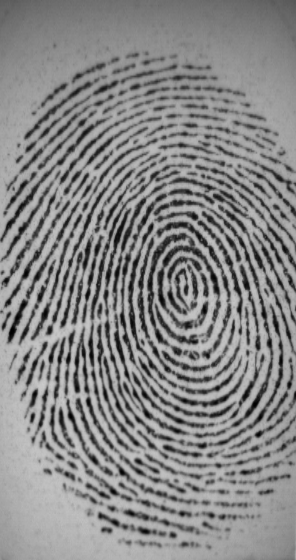
#> input picture 101_1.tif, 296 x 560 px, found by its file name
$ python img_en_2.py   (Python 2 division)
#> lines starting #> are read from the running program, lines starting #| are printed output that depends on the picture; after the words box and inside, x2 and y2 are one past the last pixel; in counts of white or black regions, pixels touching at a corner belong together
import cv2
import numpy as np
import math
from skimage import morphology, img_as_float, img_as_ubyte

def neibPoint(img, x, y, qt):
    i = -1;
    j = -1;
    neibQt = -1
    if img[x, y] == 255:
	for i in range(-1, 2):
	    for j in range(-1, 2):
		if img[(x + i), (y + j)] == 255:
		    neibQt += 1
    if neibQt == qt and qt > 0:
	return True
    elif neibQt == -qt and qt < 0:
	return True
    else:
	return False

def searchPath(img1, img2, x, y, distance):
    a = x;
    b = y;
    img2[a, b] = 100
    for i in range (0, distance):
	for m in range(-1, 2):
	    for n in range(-1, 2):
		if img1[a+m, b+n] == 255:
		    if img2[a+m, b+n] == 0:
			a = a+m
			b = b+n
			img2[a, b] = 100
		    elif img2[a+m, b+n] == 255:
			return False
    return True

s = '101_1'

# Image input
img = cv2.imread(s + '.tif',0)
#> img is the input picture: shape (560, 296); min 0, max 202, mean 135.7
height, width = img.shape
#> height = 560; width = 296
size = np.size(img)
#> size = 165760

# Blur 5x5
kernel = np.ones((5,5),np.float32)/25
img = cv2.filter2D(img, -1, kernel)
cv2.imwrite(s + "_blur.bmp", img)

# Sharpening 5x5
kernel = np.matrix('-1, -1, -1, -1, -1;\
	-1, -1, -1, -1, -1;\
	-1, -1, 25, -1, -1;\
	-1, -1, -1, -1, -1;\
	-1, -1, -1, -1, -1', np.float32)
img = cv2.filter2D(img, -1, kernel)
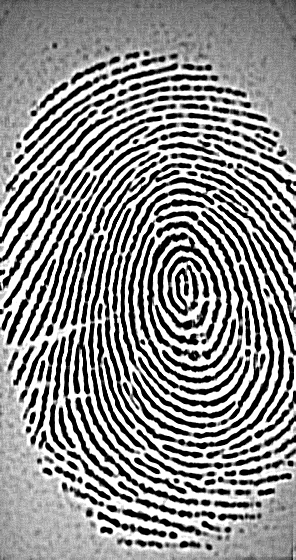
#> img: shape (560, 296); min 0, max 255, mean 141.1
cv2.imwrite(s + "_sharp.bmp", img)

# Binarization
for i in range(0, height):
    for j in range(0, width):
	if img[i, j] < 80 :
	    img[i, j] = 0
	else:
	    img[i, j] = 255
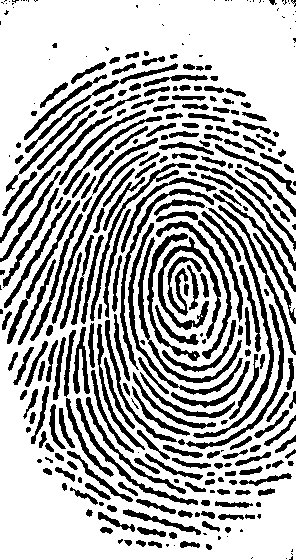
#> img: shape (560, 296); 69.8% white; 319 black regions (79 under 20 px), largest, box (x1, y1, x2, y2) and area: (193, 208, 274, 438) 1275, (158, 237, 221, 339) 1255, (128, 223, 243, 395) 1136
cv2.imwrite(s + "_binary.bmp", img)

# REVERSAL
for i in range(0, height):
    for j in range(0, width):
	if img[i, j] == 255:
	    img[i, j] = 0
	else:
	    img[i, j] = 255
cv2.imwrite(s + "_inv_binary.bmp", img)

# Skeleton
img = morphology.skeletonize(img_as_float(img))
#> img: shape (560, 296) bool; 6.2% white in thin lines or dots
img = img_as_ubyte(img)
#> img: shape (560, 296); 6.2% white in thin lines or dots
cv2.imwrite(s + "_skel.bmp", img)

imgrgb = cv2.imread(s + '_skel.bmp', 1)
#> imgrgb: shape (560, 296, 3); 6.2% white in thin lines or dots

ctrl1 = np.zeros(img.shape,np.uint8)
ctrl2 = np.zeros(img.shape,np.uint8)

for i in range(1, height-1):
    for j in range(1, width-1):
	if neibPoint(img, i, j, 3):
	    ctrl1[i, j] = 255
	    imgrgb[i-1, j-1] = [0, 0, 255]
	    imgrgb[i-1, j] = [0, 0, 255]
	    imgrgb[i-1, j+1] = [0, 0, 255]
	    imgrgb[i, j-1] = [0, 0, 255]
	    imgrgb[i, j+1] = [0, 0, 255]
	    imgrgb[i+1, j-1] = [0, 0, 255]
	    imgrgb[i+1, j] = [0, 0, 255]
	    imgrgb[i+1, j+1] = [0, 0, 255]
#> ctrl1: shape (560, 296); 0.04% white in thin lines or dots
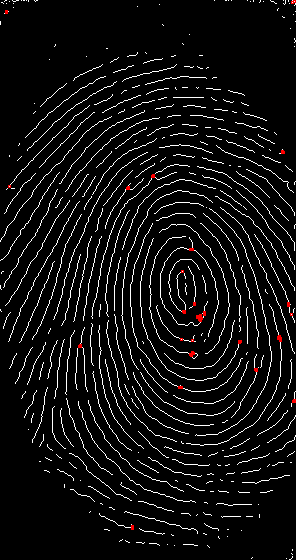
#> imgrgb: shape (560, 296, 3); mean B, G, R 15.6, 15.6, 16.2

for i in range(1, height-1):
    for j in range(1, width-1):
	if neibPoint(img, i, j, -1):
	    ctrl2[i, j] = 255
	    imgrgb[i-1, j-1] = [0, 255, 0]
	    imgrgb[i-1, j] = [0, 255, 0]
	    imgrgb[i-1, j+1] = [0, 255, 0]
	    imgrgb[i, j-1] = [0, 255, 0]
	    imgrgb[i, j+1] = [0, 255, 0]
	    imgrgb[i+1, j-1] = [0, 255, 0]
	    imgrgb[i+1, j] = [0, 255, 0]
	    imgrgb[i+1, j+1] = [0, 255, 0]
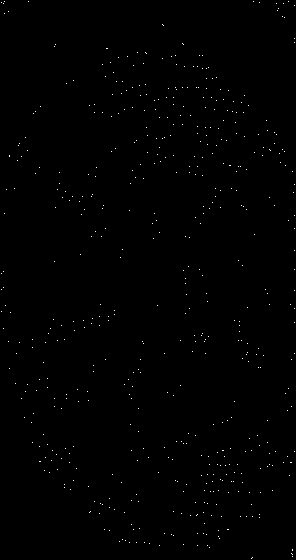
#> ctrl2: shape (560, 296); 0.34% white in thin lines or dots
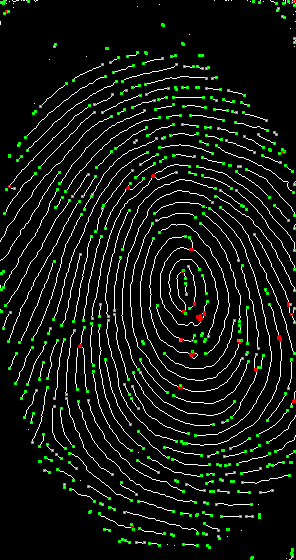
#> imgrgb: shape (560, 296, 3); 2.62% of pixels changed, all inside (x1, y1, x2, y2) = (0, 0, 296, 560)

# Minutiaes 1: bifurcacoes, ou seja, pontos que possuem 3 pontos adjacentes
# Minutiaes 2: finais de linha, ou seja, que possuem apenas 1 ponto adjacente
cv2.imwrite(s + "_mn_1_2.bmp", imgrgb)
cv2.imwrite(s + "_mn_1_only.bmp", ctrl1)
cv2.imwrite(s + "_mn_2_only.bmp", ctrl2)

# Borda falsa - para evitar falha de segmentacao e variantes
for i in range(0, height):
    img[i, 0] = 0
    img[i, width-1] = 0
#> img: shape (560, 296); 6.2% white in thin lines or dots
for i in range(0, width):
    img[0, i] = 0
    img[height-1, i] = 0
#> img: shape (560, 296); 6.2% white in thin lines or dots

ctrl3 = ctrl1.copy()

# Retiradas de "bifurcacoes" unidas
for i in range(1, height-1):
    for j in range(1, width-1):
        if ctrl3[i][j] == 255:
            for k in range(-30, 31):
                for l in range(-30, 31):
                    if i+k < height and j+l < width:
                        ctrl3[i+k][j+l] = 0
            ctrl3[i][j] = 255
#> ctrl3: shape (560, 296); 0.01% white in thin lines or dots, all inside (x1, y1, x2, y2) = (6, 11, 295, 527)

# [18 lines of commented-out code are left out]
cv2.imwrite(s + "_mn_1_selection.bmp", ctrl3)

for i in range(0, height):
    for j in range(0, width):
	if img[i, j] == 255:
	    if ctrl3[i, j] == 0:
		ctrl3[i, j] = 40
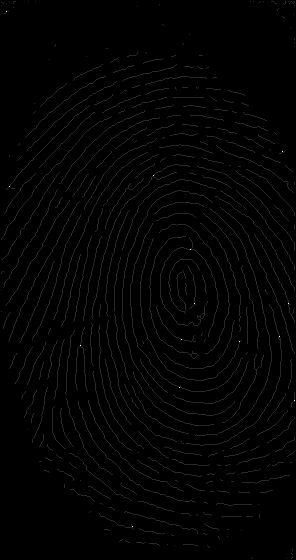
#> ctrl3: shape (560, 296); min 0, max 255, mean 2.5

# Minutiaes com a digital no fundo
cv2.imwrite(s + "_mn_1_selection2.bmp", ctrl3)

ctrl3 = ctrl2.copy()

# Inicios e terminos de linha
for i in range(1, height-1):
    for j in range(1, width-1):
	if ctrl2[i, j] == 255:
	    count = 0
	    for a in range(-1, 2):
		for b in range(-1, 2):
		    if img[i+a, j+b] == 255:
			ctrl4 = ctrl2.copy()
			ctrl4[i, j] = 200
			if searchPath(img, ctrl4, i+a, j+b, 50) == False:
			    count += 1
	    if count >= 1:
		ctrl3[i, j] = 0
#> ctrl3: shape (560, 296); 0.07% white in thin lines or dots

# Retiradas de terminais unidos
for i in range(1, height-1):
    for j in range(1, width-1):
        if ctrl3[i][j] == 255:
            for k in range(-20, 21):
                for l in range(-20, 21):
                    if i+k < height and j+l < width:
                        ctrl3[i+k][j+l] = 0
            ctrl3[i][j] = 255
#> ctrl3: shape (560, 296); 0.04% white in thin lines or dots

# Minutiaes escolhidas
cv2.imwrite(s + "_mn_2_selection.bmp", ctrl3)

for i in range(0, height):
    for j in range(0, width):
	if img[i, j] == 255:
	    if ctrl3[i, j] == 0:
		ctrl3[i, j] = 40
#> ctrl3: shape (560, 296); min 0, max 255, mean 2.6

# Minutiaes com a digital no fundo
cv2.imwrite(s + "_mn_2_selection2.bmp", ctrl3)

# Calculo do core
img = cv2.imread(s + "_mn_1_selection.bmp", 0)
tX = 0
tY = 0
qt = 0
for i in range(0, height):
    for j in range(0, width):
	if img[i, j] == 255:
	    tX += i
	    tY += j
	    qt += 1

img = np.zeros(img.shape,np.uint8)
tX /= qt
tY /= qt

for i in range(-1, 2):
    for j in range(-1, 2):
	img[tX+i, tY+j] = 255

cv2.imwrite(s + "_core.bmp", img)

# Escolha entre todas as minutiae

img = cv2.imread(s + "_mn_1_selection.bmp", 0)
img2 = cv2.imread(s + "_mn_2_selection.bmp", 0)
img3 = img
img3 = np.zeros(img.shape,np.uint8)

for i in range(0, height):
    for j in range(0, width):
        if img[i][j] == 255 or img2[i][j] == 255:
            if math.sqrt( math.pow(abs(i - tX), 2) + math.pow(abs(j - tY), 2)) < 170:
                img3[i][j] = 255
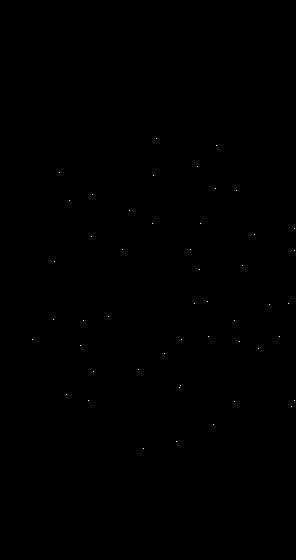
#> img3: shape (560, 296); 0.03% white in thin lines or dots, all inside (x1, y1, x2, y2) = (32, 138, 295, 449)

# Retiradas de minutiaes unidos
for i in range(1, height-1):
    for j in range(1, width-1):
        if img3[i][j] == 255:
            for k in range(-20, 21):
                for l in range(-20, 21):
                    if i+k < height and j+l < width:
                        img3[i+k][j+l] = 0
            img3[i][j] = 255

cv2.imwrite(s + "_minutiae.bmp", img3)
